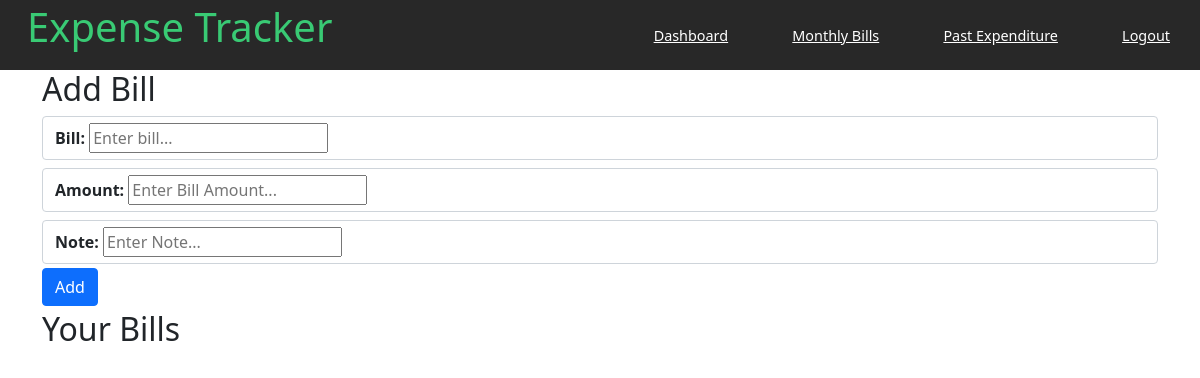
The page /bills/ (signed in) on the database as committed earlier.
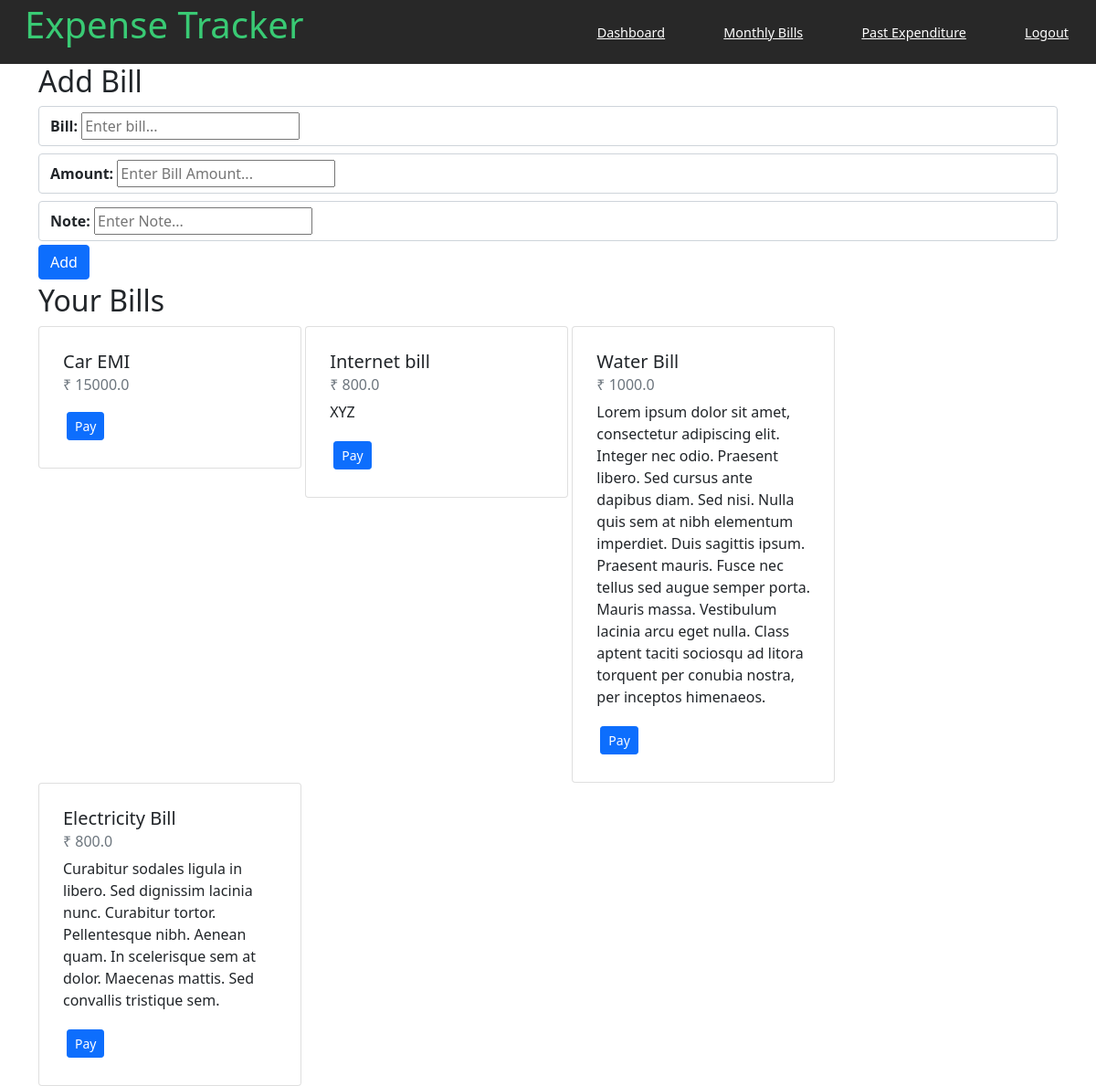
The same page on the database as committed later.
### home/models.py (models this page shows, shortened)
class Bill(models.Model):
    user = models.ForeignKey(User , on_delete=models.CASCADE)
    amount = models.FloatField(default=0)
    name = models.CharField(max_length=100)
    note = models.CharField(max_length=256,default="")

### home/views.py (the view, shortened to what this page needs)
# urls.py: path('bills/', bills , name="bills"),
@login_required
def bills(request):
    profile = Profile.objects.filter(user = request.user).first()
    bills = Bill.objects.filter(user = request.user)
    bills = Bill.objects.filter(user = request.user)
    context = {'bills' : bills}
    return render(request , 'home/bills.html',context)

### templates/home/bills.html (shortened to what this page needs)
{% extends "home/base.html" %}
{% load static %}
{% block head %}
      <link href="https://cdn.jsdelivr.net/npm/bootstrap@5.1.3/dist/css/bootstrap.min.css" rel="stylesheet">
      <link rel="stylesheet" type="text/css" href="{% static 'home/bills.css' %}">
{% endblock %}
{% block body %}
<div class="container">
      <h2>Add Bill</h2>
      <form id="form" method="POST">
            <div class="form-control my-2">
              <label for="bill">
                  <b>Bill: </b>
              </label>
              <input type="text" required name="text" id="text" placeholder="Enter bill..." />
            </div>
            <div class="form-control my-2">
              <label for="amount">
                  <b>Amount: </b>
              </label>
              <input type="number" required name="amount" id="amount" placeholder="Enter Bill Amount..." />
            </div>
            <div class="form-control">
                  <label for="amount">
                        <b>Note: </b>
                  </label>
                  <input type="text" required name="note" id="note" placeholder="Enter Note..." />
            </div>
            <button class="btn btn-primary my-1" type="submit">Add</button>
          </form>
      <h2>Your Bills</h2>
      {% for bill in bills %}
      <div class="card" style="width: 18rem;">
            <div class="card-body">
              <h5 class="card-title">{{ bill.name }}</h5>
              <h6 class="plus card-subtitle mb-2 text-muted">₹ {{ bill.amount }}</h6>
              <p class="card-text">{{bill.note}}</p>
              <a class="btn btn-primary btn-sm m-1" href="{% url 'payment' %}">Pay</a>
            </div>
      </div>
      {% endfor %}
</div>
    {% endblock %}

### templates/home/base.html (shortened to what this page needs)
{% load static %}
<!DOCTYPE html>
<html lang="en">
  <head>
    {% block head %}{% endblock %}
    <link rel="stylesheet" type="text/css" href="{% static 'home/nav.css' %}">
  </head>
  <body>
    <header class="nav-bar">
      <h1 class="nav-bar">Expense Tracker</h1>
      <nav class="nav-bar">
        <ul class="nav-bar">
          {% if user.is_authenticated %}
                <li class="nav-bar"><a href="{% url 'home' %}">Dashboard</a></li>
                <li class="nav-bar"><a href="{% url 'bills' %}">Monthly Bills</a></li>
                <li class="nav-bar"><a href="{% url 'past_expenditure' %}">Past Expenditure</a></li>
                <li class="nav-bar"><a href="{% url 'logout' %}">Logout</a></li>
          {% else %}
                <li class="nav-bar"><a href="{% url 'login' %}">Login</a></li>
                <li class="nav-bar"><a href="{% url 'register' %}">Sign Up</a></li>
          {% endif %}
        </ul>
      </nav>
    </header>
    {% block body %}
    {% endblock %}
  </body>
</html>

### static/home/bills.css (style rules this page uses)
.card { display: inline-grid; grid-template-columns: auto auto auto; padding: 10px; }

### static/home/nav.css (style rules this page uses)
body,html { margin: 0; padding: 0; }
header.nav-bar { width: 100%; height: 70px; background-color: #282828; }
h1.nav-bar { position: absolute; padding: 3px; float: left; margin-left: 2%; color: #39ca74; }
ul.nav-bar { width: auto; float: right; margin-top: 8px; }
li.nav-bar { display: inline-block; padding: 15px 30px; }
a { text-align: center; color: #ffffff; text-decoration: 'Open Sans', sans-serif; font-size: 1.2vw; }

Rows that differ between the two databases and show on the page:
added Bill: name "Car EMI", amount "15000.0"
added Bill: name "Internet bill", amount "800.0", note "XYZ"
added Bill: name "Water Bill", amount "1000.0", note "Lorem ipsum dolor sit amet, consectetur adipiscing elit. Integer nec odio. Praesent libero. Sed cursus ante dapibus diam. Sed nisi. Nulla quis sem at nibh elementum imperdiet. Duis sagittis ipsum. Praesent mauris. Fusce nec tellus sed augue semper porta. Mauris massa. Vestibulum lacinia arcu eget nulla. Class aptent taciti sociosqu ad litora torquent per conubia nostra, per inceptos himenaeos."
added Bill: name "Electricity Bill", amount "800.0", note "Curabitur sodales ligula in libero. Sed dignissim lacinia nunc. Curabitur tortor. Pellentesque nibh. Aenean quam. In scelerisque sem at dolor. Maecenas mattis. Sed convallis tristique sem."
